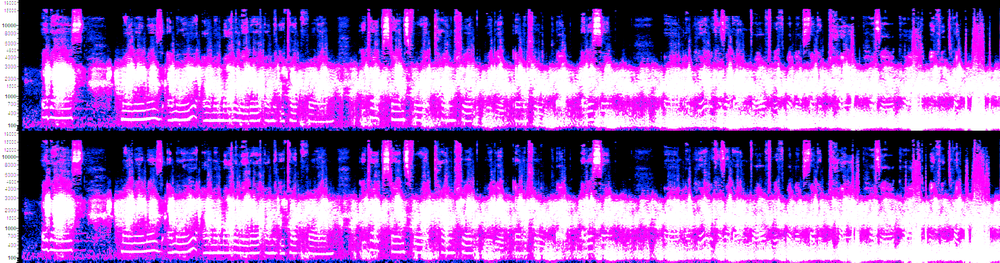
#> input picture self_introduction_memory_dump/_Tape9_thought/self_intro_spec_cont_brightened.png, 1000 x 263 px, shrunk from 2381 x 626 before the run, found by its file name
$ python visual_inspection.py
#> lines starting #> are read from the running program, lines starting #| are printed output that depends on the picture; after the words box and inside, x2 and y2 are one past the last pixel; in counts of white or black regions, pixels touching at a corner belong together
import numpy as np
from PIL import Image
import matplotlib
matplotlib.use('Agg')
import matplotlib.pyplot as plt

# Read the brightened image
img_pil = Image.open(r'C:\stack\arg\self_intro_spec_cont_brightened.png')
#> img_pil is the input picture: PIL image 1000x263 RGBA; mean R, G, B, A 151.4, 89, 190.8, 255
img = np.array(img_pil)
print(f"Image shape: {img.shape}")
#| Image shape: (263, 1000, 4)

# This is RGBA, convert to RGB
if img.shape[2] == 4:
    img_rgb = img[:, :, :3]
else:
    img_rgb = img

# Convert to grayscale for analysis
gray = np.mean(img_rgb, axis=2)

# The image is 2381x626 pixels
# Let's try to understand the layout better
# The frequency labels are on the left side (columns 0-30 roughly)
# The spectrogram data starts around column 30

# Let's look at the left side to find where the labels are
left_strip = gray[:, :30]
print(f"Left strip mean: {np.mean(left_strip):.1f}")
#| Left strip mean: 159.4

# Now let's try to find the 1000-4000 Hz region
# From the original image, the frequency labels go from 1000 at bottom to 19000 at top
# But in the image, low frequency is at the bottom (row 625) and high frequency at top (row 0)

# Let's try to map the frequency labels to pixel positions
# Looking at the original image, I saw labels like 1000, 1500, 2000, 2500, 3000, 4000, 5000, 6000, 7000, 8000, 10000, 12000, 15000, 19000

# For now, let's assume the bottom 1/3 is the 1000-4000 Hz region
# Let's crop a region and see what we can see

height, width = gray.shape
#> height = 263; width = 1000
print(f"Height: {height}, Width: {width}")
#| Height: 263, Width: 1000

# Let's try to view different parts of the image
# First, let's see what the whole image looks like when enhanced
plt.figure(figsize=(24, 8))
plt.imshow(gray, aspect='auto', cmap='magma', vmin=0, vmax=255)
plt.colorbar(label='Brightness')
plt.xlabel('Time (pixels)')
plt.ylabel('Frequency (pixels)')
plt.title('Full Spectrogram (Brightened)')
plt.tight_layout()
plt.savefig(r'C:\stack\arg\tapes_man_2\full_spectrogram_view.png', dpi=150)
plt.close()

# Now let's try to extract the 1000-4000 Hz region
# Assuming the bottom 30% of the image is 1000-4000 Hz
# This is a rough estimate - we'll refine later

bottom_region = gray[int(height*0.7):, :]  # Bottom 30%
top_region = gray[:int(height*0.3), :]      # Top 30%
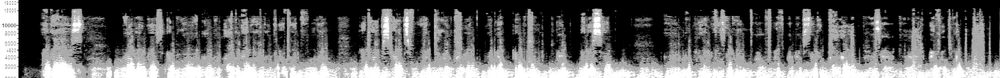
#> top_region: shape (78, 1000) float64; min 0, max 255, mean 100.2

plt.figure(figsize=(24, 4))
plt.imshow(bottom_region, aspect='auto', cmap='magma', vmin=0, vmax=255)
plt.title('Bottom Region (Assumed 1000-4000 Hz)')
plt.tight_layout()
plt.savefig(r'C:\stack\arg\tapes_man_2\bottom_region.png', dpi=150)
plt.close()

plt.figure(figsize=(24, 4))
plt.imshow(top_region, aspect='auto', cmap='magma', vmin=0, vmax=255)
plt.title('Top Region (Assumed 8000-19000 Hz)')
plt.tight_layout()
plt.savefig(r'C:\stack\arg\tapes_man_2\top_region.png', dpi=150)
plt.close()

# Let's also try to threshold the image to see the patterns more clearly
# The brightened image has strong magenta (255,0,255) and blue (0,0,255) colors
# Let's look for magenta pixels which seem to form the text patterns

# Magenta is R=255, G=0, B=255
# Blue is R=0, G=0, B=255
# White is R=255, G=255, B=255

# Let's create masks for different colors
r, g, b = img_rgb[:,:,0], img_rgb[:,:,1], img_rgb[:,:,2]
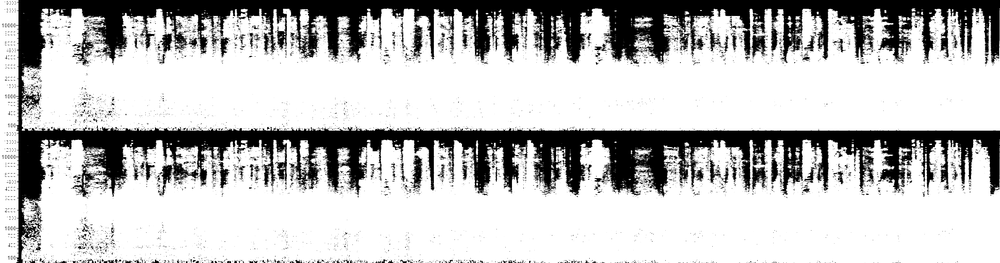
#> b: shape (263, 1000); min 0, max 255, mean 190.8

# Magenta mask: R high, G low, B high
magenta_mask = (r > 200) & (g < 50) & (b > 200)
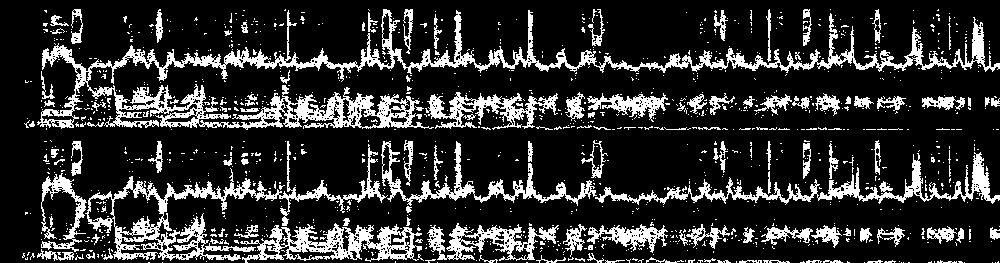
#> magenta_mask: shape (263, 1000) bool; 18.9% white; 1215 white regions (1093 under 20 px), largest, box (x1, y1, x2, y2) and area: (37, 9, 1000, 130) 15278, (85, 141, 388, 261) 5270, (595, 152, 1000, 205) 3635

# Blue mask: R low, G low, B high
blue_mask = (r < 50) & (g < 50) & (b > 200)
#> blue_mask: shape (263, 1000) bool; 2.6% white in thin lines or dots

# White mask: R high, G high, B high
white_mask = (r > 200) & (g > 200) & (b > 200)
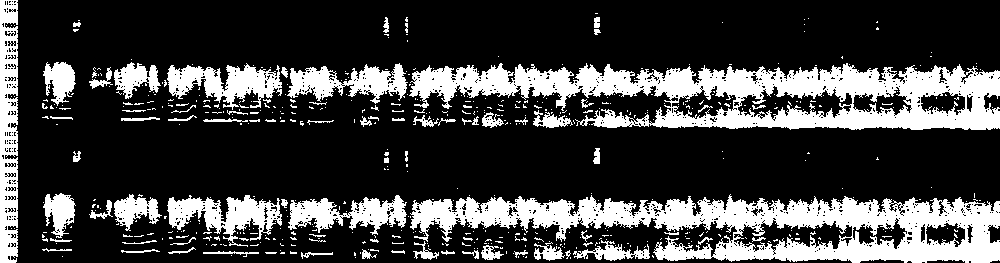
#> white_mask: shape (263, 1000) bool; 25% white; 558 white regions (479 under 20 px), largest, box (x1, y1, x2, y2) and area: (409, 63, 1000, 130) 20972, (410, 194, 1000, 263) 20309, (0, 0, 18, 263) 3914

# Black mask: all channels low
black_mask = (r < 30) & (g < 30) & (b < 30)
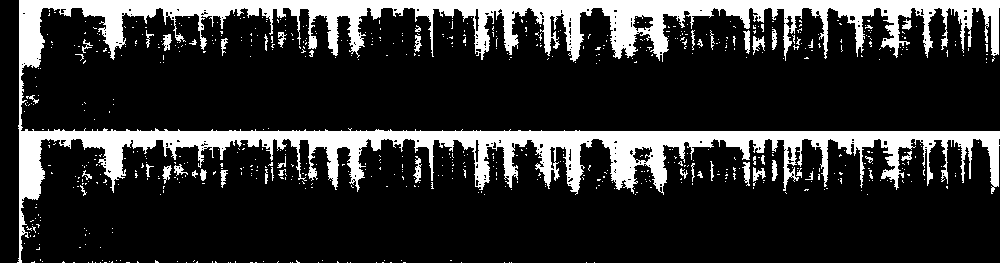
#> black_mask: shape (263, 1000) bool; 19% white; 685 white regions (638 under 20 px), largest, box (x1, y1, x2, y2) and area: (17, 0, 1000, 263) 46163, (752, 36, 765, 55) 117, (742, 162, 750, 186) 117

print(f"\nColor distribution:")
print(f"  Magenta pixels: {np.sum(magenta_mask)} ({100*np.sum(magenta_mask)/magenta_mask.size:.1f}%)")
#|   Magenta pixels: 49595 (18.9%)
print(f"  Blue pixels: {np.sum(blue_mask)} ({100*np.sum(blue_mask)/blue_mask.size:.1f}%)")
#|   Blue pixels: 6856 (2.6%)
print(f"  White pixels: {np.sum(white_mask)} ({100*np.sum(white_mask)/white_mask.size:.1f}%)")
#|   White pixels: 65845 (25.0%)
print(f"  Black pixels: {np.sum(black_mask)} ({100*np.sum(black_mask)/black_mask.size:.1f}%)")
#|   Black pixels: 50069 (19.0%)

# Let's visualize the magenta and white patterns which seem to form the text
plt.figure(figsize=(24, 8))
plt.imshow(magenta_mask | white_mask, aspect='auto', cmap='binary')
plt.title('Magenta + White Patterns (Text Areas)')
plt.xlabel('Time (pixels)')
plt.ylabel('Frequency (pixels)')
plt.tight_layout()
plt.savefig(r'C:\stack\arg\tapes_man_2\text_patterns.png', dpi=150)
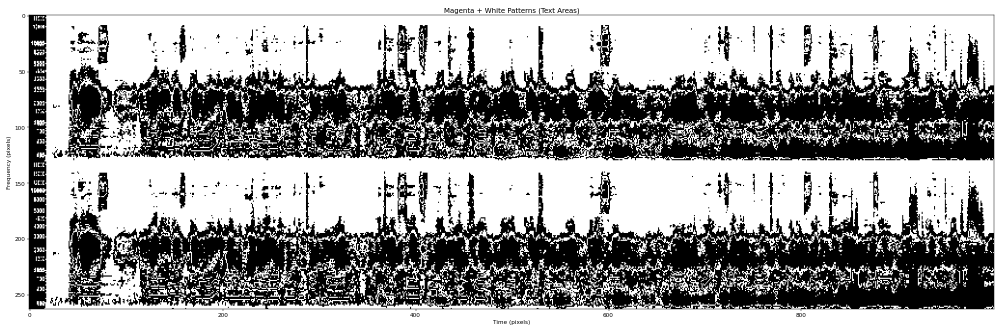
#> figure drawn by matplotlib, 1 panel
plt.close()

# Let's also try to enhance the contrast of the original image
# and save different frequency regions

# For now, let's save the bottom region with better contrast
bottom_enhanced = np.clip(bottom_region * 1.5, 0, 255).astype(np.uint8)
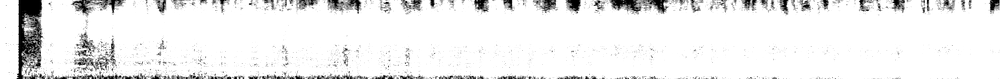
#> bottom_enhanced: shape (79, 1000); min 0, max 255, mean 237.3
plt.figure(figsize=(24, 4))
plt.imshow(bottom_enhanced, aspect='auto', cmap='magma', vmin=0, vmax=255)
plt.title('Bottom Region Enhanced')
plt.tight_layout()
plt.savefig(r'C:\stack\arg\tapes_man_2\bottom_region_enhanced.png', dpi=150)
plt.close()
